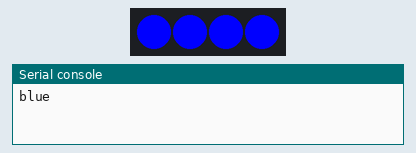
Simulated run of this program. Board: Raspberry Pi Pico running MicroPython. Parts: 4 RGB LEDs in strip order, left to right, the last lines printed to the serial console.

Above: at 0.5 s.
At 1.5 s:
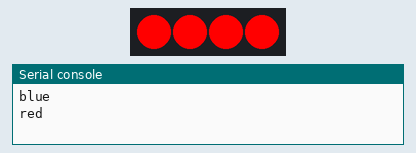
At 2.5 s:
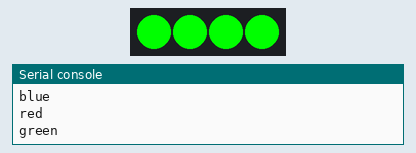
At 3.5 s:
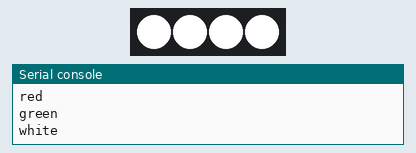
Timing chart, 0 to 5.2 s (numbered marks = the images above):
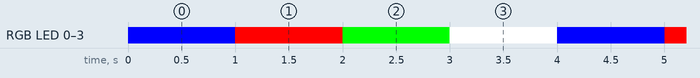

The program:

sample_ws2812b.py
```python
# This example uses Maker Pi Pico
# Reference: https://www.cytron.io/p-maker-pi-pico
# -----

import array, time
from machine import Pin
import rp2
from rp2 import PIO, StateMachine, asm_pio

# Configure the number of WS2812 LEDs
# - There's 1x built-in RGB LED on Maker Pi Pico board
NUM_LEDS = 4

@asm_pio(sideset_init=PIO.OUT_LOW, out_shiftdir=PIO.SHIFT_LEFT,
autopull=True, pull_thresh=24)
def ws2812():
    T1 = 2
    T2 = 5
    T3 = 3
    label("bitloop")
    out(x, 1) .side(0) [T3 - 1]
    jmp(not_x, "do_zero") .side(1) [T1 - 1]
    jmp("bitloop") .side(1) [T2 - 1]
    label("do_zero")
    nop() .side(0) [T2 - 1]

# Create the StateMachine with the ws2812 program, outputting on pin GP28 (Maker Pi Pico).
sm = StateMachine(0, ws2812, freq=8000000, sideset_base=Pin(20))

# Start the StateMachine, it will wait for data on its FIFO.
sm.active(1)

# Display a pattern on the LEDs via an array of LED RGB values.
ar = array.array("I", [0 for _ in range(NUM_LEDS)])

while True:
    print("blue")
    for i in range(NUM_LEDS):
        ar[i] = 255
    sm.put(ar,8)
    time.sleep_ms(1000)

    print("red")
    for i in range(NUM_LEDS):
        ar[i] = 255<<8          # shift 8 bits to the left
    sm.put(ar,8)
    time.sleep_ms(1000)

    print("green")
    for i in range(NUM_LEDS):
        ar[i] = 255<<16         # shift 16 bits to the left
    sm.put(ar,8)
    time.sleep_ms(1000)

    print("white")
    for i in range(NUM_LEDS):
        ar[i] = 0xFFFFFF
    sm.put(ar,8)
    time.sleep_ms(1000)
```

Measured:
- by itself, RGB LED 0–3: repeats every 4.0 s: RGB(255, 0, 0) 1.0 s, RGB(0, 255, 0) 1.0 s, RGB(255, 255, 255) 1.0 s, RGB(0, 0, 255) 1.0 s
- by itself, everything shown: repeats every 4.0 s, in 4 steps
